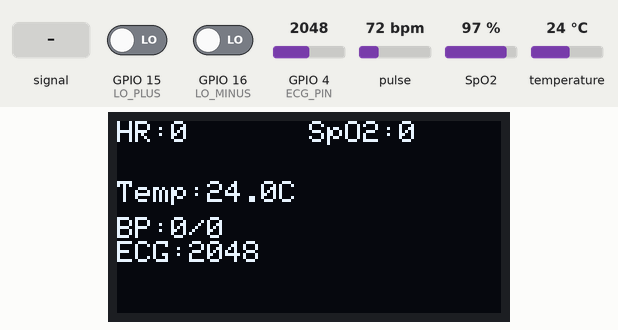
Simulated run of this sketch. Board: ESP32-S3. Shown: 128×64 one-colour display. The test bench sets the inputs (shaded band); at power-on: GPIO 4 (ECG_PIN) = 2048, GPIO 15 (LO_PLUS) LOW, pulse 72 bpm, temperature 24 °C, SpO2 97 %, GPIO 16 (LO_MINUS) LOW (analog values on the 0–4095 scale). What the sketch prints to the serial monitor is not drawn.

Above: at 2.2 s.
2.3 s: GPIO 4 (ECG_PIN) fed a 200 Hz sine of ±1842 counts around its level
At 3.0 s:
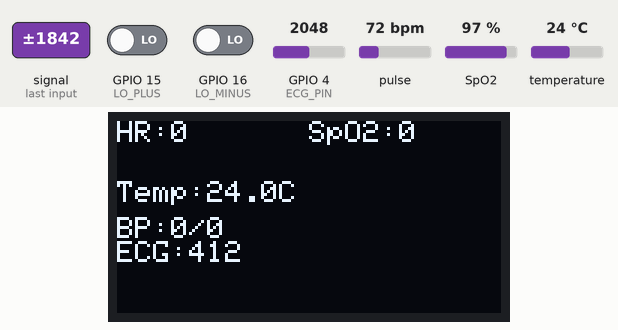
6.6 s: GPIO 4 (ECG_PIN) set to 960
At 8.4 s:
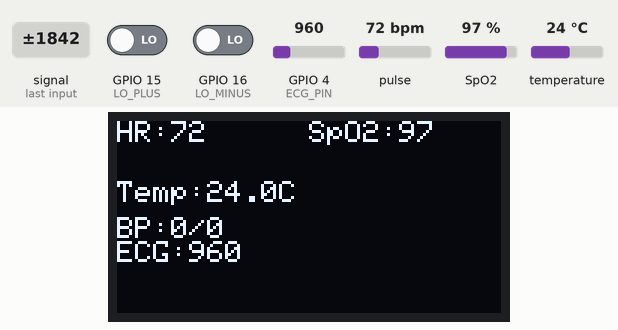
8.7 s: GPIO 15 (LO_PLUS) driven HIGH
At 10.3 s:
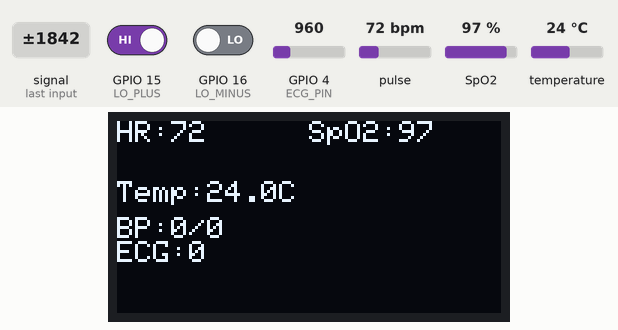
11.1 s: pulse set to 42 bpm
At 13.2 s:
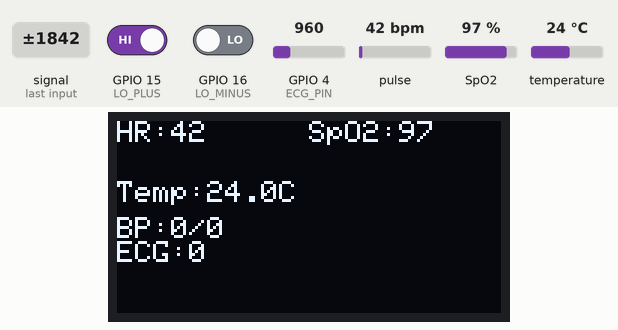
13.5 s: temperature set to 12 °C
At 15.3 s:
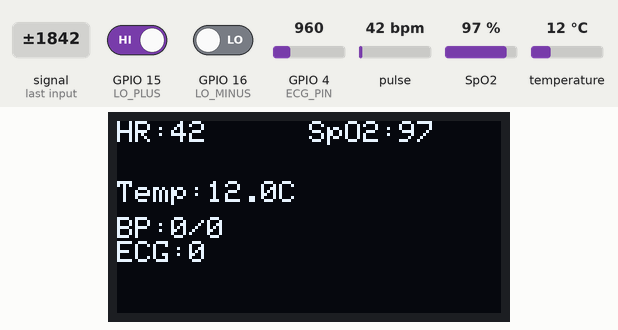
15.9 s: SpO2 set to 80 %
At 17.2 s:
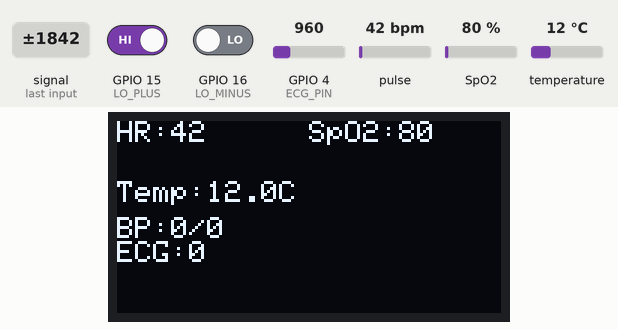
Timing chart, 0 to 18.9 s (numbered marks = the images above; inputs shaded):
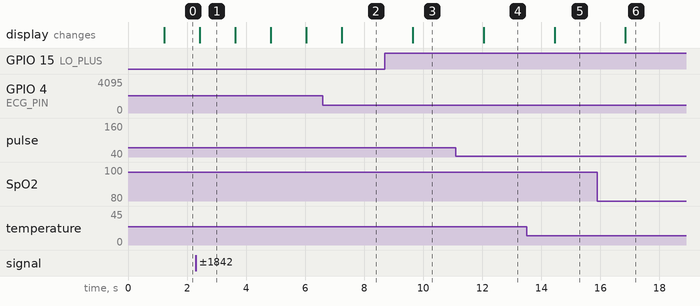

The sketch:

IoT_Remote_Cardiovascular_Monitoring_Framework.ino
```cpp
//#include <WiFi.h>
#include <ArduinoJson.h>
#include <Wire.h>

#include <OneWire.h>
#include <DallasTemperature.h>

#include "MAX30100_PulseOximeter.h"
#include <Adafruit_GFX.h>
#include <Adafruit_SSD1306.h>

//=====================
// Cấu hình ECG tránh block
//=====================
const int ECG_SAMPLING_RATE = 250;
const unsigned long ECG_SAMPLE_DELAY_US = 1000000UL / ECG_SAMPLING_RATE; // 4000us
const int ECG_SAMPLES_PER_PACKET = 50;

int ecgBuffer[ECG_SAMPLES_PER_PACKET];
int ecgSampleCount = 0;
unsigned long lastEcgSampleUs = 0;

//=====================
//gửi Telemetry và ECG Packet
//=====================
const char* DEVICE_CODE = "esp32_01";

const unsigned long TELEMETRY_INTERVAL_MS = 3000;

//=====================
// Màn OLED
//=====================
#define SCREEN_WIDTH 128
#define SCREEN_HEIGHT 64

Adafruit_SSD1306 display(
    SCREEN_WIDTH,
    SCREEN_HEIGHT,
    &Wire,
    -1);

//=====================
// DS18B20
//=====================
#define ONE_WIRE_BUS 6

OneWire oneWire(ONE_WIRE_BUS);
DallasTemperature tempSensor(&oneWire);

//=====================
// AD8232
//=====================
#define ECG_PIN 4
#define LO_PLUS 15
#define LO_MINUS 16

//=====================
// MAX30100
//=====================
PulseOximeter pox;

// =====================
// Global sensor values
// =====================

float systolicBP = 0;
float diastolicBP = 0;
float heartRate = 0;
float spo2 = 0;
float bodyTemp = 0;

int latestEcgValue = 0;

unsigned long lastTelemetryMs = 0;
unsigned long lastSensorReadMs = 0;
unsigned long lastOledUpdateMs = 0;
unsigned long lastReportMs = 0;

// Khai báo Task chạy ngầm cho MAX30100 trên Core 0
TaskHandle_t TaskMAX30100;
// Khóa Mutex
SemaphoreHandle_t i2cMutex;

// void onBeatDetected()
// {
//     Serial.println("Beat!");
// }

void updateOLED(
    float hr,
    float spo2,
    float temp,
    float sbp,
    float dbp,
    int ecg)
{
    //if (xSemaphoreTake(i2cMutex, pdMS_TO_TICKS(30)) == pdTRUE) {
        display.clearDisplay();

        display.setTextSize(1);
        display.setTextColor(SSD1306_WHITE);

        display.setCursor(0,0);
        display.print("HR:");
        display.print(hr,0);

        display.setCursor(64,0);
        display.print("SpO2:");
        display.print(spo2,0);

        display.setCursor(0,20);
        display.print("Temp:");
        display.print(temp,1);
        display.print("C");

        display.setCursor(0, 32);
        display.print("BP:");
        display.print(sbp, 0);
        display.print("/");
        display.print(dbp, 0);

        display.setCursor(0,40);
        display.print("ECG:");
        display.print(ecg);

        display.display();

    //     //trả khóa
    //     xSemaphoreGive(i2cMutex);
    // }
}

// =====================
// Read one ECG sample
// =====================
int readECGSample() {
  if (digitalRead(LO_PLUS) == HIGH || digitalRead(LO_MINUS) == HIGH) {
    return 0; // electrode off
  }
  return analogRead(ECG_PIN);
}

// =======================
// Gửi telemetry qua Serial
// =======================
void sendTelemetry(){
  StaticJsonDocument<512> doc;

  doc["type"] = "telemetry";
  doc["device_code"] = DEVICE_CODE;
  doc["heart_rate"] = heartRate;
  doc["spo2"] = spo2;
  doc["systolic_bp"] = systolicBP;
  doc["diastolic_bp"] = diastolicBP;
  doc["body_temp"] = bodyTemp;
  doc["ecg_value"] = latestEcgValue;
  doc["signal_quality"] = 0.9; // tạm hardcode
  doc["battery_level"] = 100;  // tạm hardcode

  serializeJson(doc, Serial);
  Serial.println(); // mỗi message 1 dòng
}

// =======================
// Gửi ECG packet qua Serial
// =======================
void sendECGPacket()
{
  StaticJsonDocument<2048> doc;

  doc["type"] = "ecg";
  doc["device_code"] = DEVICE_CODE;
  doc["sampling_rate"] = ECG_SAMPLING_RATE;

  JsonArray samples = doc.createNestedArray("samples");

  for (int i = 0; i < ECG_SAMPLES_PER_PACKET; i++) {
    samples.add(ecgBuffer[i]);
  }

  serializeJson(doc, Serial);
  Serial.println();
}

//Hàm thực thi riêng của Core 0: Độc quyền xử lý cập nhật dữ liệu MAX30100
void Core0TaskCode( void * pvParameters ){
  for(;;){
    pox.update();
    vTaskDelay(1); // Trả lại 1ms cho hệ điều hành tránh lỗi Watchdog trì trệ
  }
}

void setup()
{
    Serial.begin(115200);

    //KHỞI TẠO KHÓA MUTEX TRƯỚC KHI CHẠY I2C
    i2cMutex = xSemaphoreCreateMutex();

    // Cấu hình DS18B20 chạy không chặn (ASYNC)
    tempSensor.begin();
    tempSensor.setWaitForConversion(false);

    // ECG
    pinMode(LO_PLUS, INPUT);
    pinMode(LO_MINUS, INPUT);

    // MAX30100
    Wire.begin(18,17);
    Wire.setClock(400000);


    pox.setIRLedCurrent(MAX30100_LED_CURR_4_4MA);


    // OLED 128x64
    if(!display.begin(
        SSD1306_SWITCHCAPVCC,
        0x3C))
    {
        while(1);
    }

    display.clearDisplay();

    display.setTextSize(2);
    display.setTextColor(SSD1306_WHITE);

    display.setCursor(0,0);
    display.println("Hello");

    display.display();
    delay(1000);

    if (!pox.begin())
    {
        while (1);
    }

    // ESP32-S3 ADC 12-bit
    analogReadResolution(12);   // giá trị 0 -> 4095

    // Kích hoạt lệnh đo nhiệt độ đầu tiên để sẵn sàng cho vòng loop
    tempSensor.requestTemperatures();

    //TẠO LUỒNG CHẠY RIÊNG CHO MAX30100 TRÊN CORE 0
    xTaskCreatePinnedToCore(
      Core0TaskCode,      /* Tên hàm thực thi task */
      "TaskMAX30100",     /* Tên định danh của task */
      4096,               /* Dung lượng bộ nhớ Stack cấp cho task (bytes) */
      NULL,               /* Tham số truyền vào */
      2,                  /* Độ ưu tiên của task (Càng cao càng ưu tiên) */
      &TaskMAX30100,      /* Biến quản lý task */
      0                   /* Chỉ định chạy trên Core 0 */
    );
}

void loop()
{
    // Lấy mẫu ECG bằng Micros() - Hoàn toàn không gây nghẽn dữ liệu
    if (micros() - lastEcgSampleUs >= ECG_SAMPLE_DELAY_US) {
        lastEcgSampleUs = micros();

        latestEcgValue = readECGSample();
        ecgBuffer[ecgSampleCount] = latestEcgValue;
        ecgSampleCount++;

        // Khi gom đủ 50 mẫu (đủ 1 gói), tiến hành gửi dữ liệu
        if (ecgSampleCount >= ECG_SAMPLES_PER_PACKET) {
            sendECGPacket();
            ecgSampleCount = 0; // reset bộ đếm mẫu
        }
    }

    // Mỗi 1 giây đọc dữ liệu
    if (millis() - lastSensorReadMs > 1000)
    {
        // HR + SpO2
        if (xSemaphoreTake(i2cMutex, pdMS_TO_TICKS(10)) == pdTRUE) {
            heartRate = pox.getHeartRate();
            spo2 = pox.getSpO2();
            xSemaphoreGive(i2cMutex);
        }
        //DS18B20
        bodyTemp = tempSensor.getTempCByIndex(0);
        tempSensor.requestTemperatures();


        lastSensorReadMs = millis();

    }

    //Cập nhật 1.2 giây
    if (millis() - lastOledUpdateMs > 1200) {
        lastOledUpdateMs = millis();
        updateOLED(heartRate, spo2, bodyTemp, systolicBP, diastolicBP, latestEcgValue);
    }

    // gửi telemetry mỗi 3 giây
    if (millis() - lastTelemetryMs >= TELEMETRY_INTERVAL_MS) {
        lastTelemetryMs = millis();
        sendTelemetry();
    }
}
```

Measured:
- after the input at 2.3 s, the display: changes after 0.13 s (image 1)
- after the input at 8.7 s, the display: changes after 0.94 s (image 3)
- after the input at 11.1 s, the display: changes after 0.94 s (image 4)
- after the input at 13.5 s, the display: changes after 0.95 s (image 5)
- after the input at 15.9 s, the display: changes after 0.95 s (image 6)
- what the display in image 1 shows lasts 1.2 s, from 2.4 s to 3.6 s
